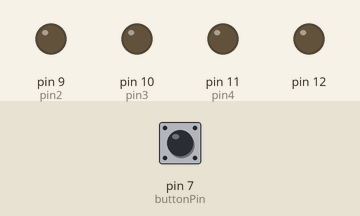
The sketch below on a simulated Arduino Uno, built with avr-gcc and run on an emulated ATmega328P. Parts: output pins drawn as LEDs (lit = HIGH). Dashed ring = blinking. Inputs (shaded band) come from the test bench; at power-on: pin 7 (buttonPin) LOW.

Above: at 1.4 s.
1.5 s: pin 7 (buttonPin) pulled HIGH for 1 s
At 3.9 s:
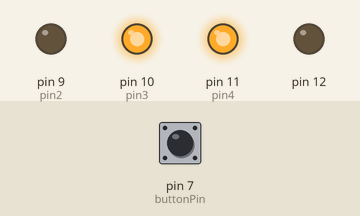
4.2 s: pin 7 (buttonPin) pulled HIGH for 0.35 s
At 5.5 s:
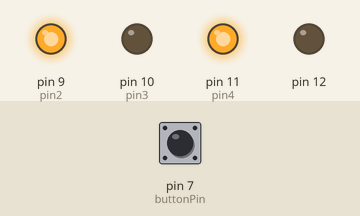
6.3 s: pin 7 (buttonPin) pulled HIGH for 0.35 s
At 8.1 s:
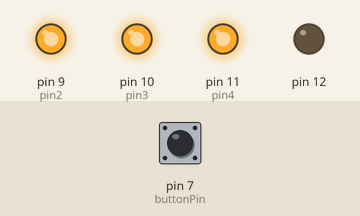
8.4 s: pin 7 (buttonPin) pulled HIGH for 3.2 s
At 9.15 s:
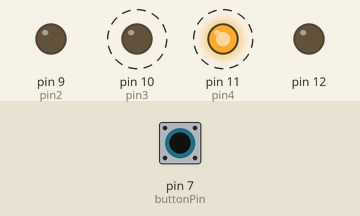
Timing chart, 0 to 12.3 s (numbered marks = the images above; inputs shaded):
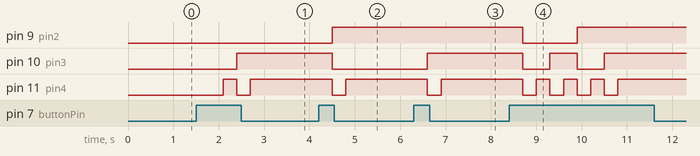

The sketch:

Task_5ledinbinary.ino
```cpp
//To glow led in binary manner till 15

bool statusPb;
int timer=1000;
int pin4=11;
int pin3=10;
int pin2=9;
int pin1=8;
int buttonPin=7;
int x=0;

void setup ()
{
  pinMode (7,INPUT);
  pinMode (12,OUTPUT);
  pinMode (11,OUTPUT);
  pinMode (10,OUTPUT);
  pinMode (9,OUTPUT);
}

void loop () {
    statusPb = digitalRead(buttonPin);
    delay(300);
    if(statusPb==1){
      x++;
    }
    switch(x){
      case 1:
      digitalWrite(pin1,LOW);
      digitalWrite(pin2,LOW);
      digitalWrite(pin3,LOW);
      digitalWrite(pin4,LOW);
      break;

      case 2:
      digitalWrite(pin1,LOW);
      digitalWrite(pin2,LOW);
      digitalWrite(pin3,LOW);
      digitalWrite(pin4,HIGH);
      break;

      case 3:
      digitalWrite(pin1,LOW);
      digitalWrite(pin2,LOW);
      digitalWrite(pin3,HIGH);
      digitalWrite(pin4,LOW);
      break;

      case 4:
      digitalWrite(pin1,LOW);
      digitalWrite(pin2,LOW);
      digitalWrite(pin3,HIGH);
      digitalWrite(pin4,HIGH);
      break;

      case 5:
      digitalWrite(pin1,LOW);
      digitalWrite(pin2,HIGH);
      digitalWrite(pin3,LOW);
      digitalWrite(pin4,LOW);
      break;

      case 6:
      digitalWrite(pin1,LOW);
      digitalWrite(pin2,HIGH);
      digitalWrite(pin3,LOW);
      digitalWrite(pin4,HIGH);
      break;

      case 7:
      digitalWrite(pin1,LOW);
      digitalWrite(pin2,HIGH);
      digitalWrite(pin3,HIGH);
      digitalWrite(pin4,LOW);
      break;

      case 8:
      digitalWrite(pin1,LOW);
      digitalWrite(pin2,HIGH);
      digitalWrite(pin3,HIGH);
      digitalWrite(pin4,HIGH);
      break;

      case 9:
      digitalWrite(pin1,HIGH);
      digitalWrite(pin2,LOW);
      digitalWrite(pin3,LOW);
      digitalWrite(pin4,LOW);
      break;

      case 10:
      digitalWrite(pin1,HIGH);
      digitalWrite(pin2,LOW);
      digitalWrite(pin3,LOW);
      digitalWrite(pin4,HIGH);
      break;

      case 11:
      digitalWrite(pin1,HIGH);
      digitalWrite(pin2,LOW);
      digitalWrite(pin3,HIGH);
      digitalWrite(pin4,LOW);
      break;

      case 12:
      digitalWrite(pin1,HIGH);
      digitalWrite(pin2,LOW);
      digitalWrite(pin3,HIGH);
      digitalWrite(pin4,HIGH);
      break;

      case 13:
      digitalWrite(pin1,HIGH);
      digitalWrite(pin2,HIGH);
      digitalWrite(pin3,LOW);
      digitalWrite(pin4,LOW);
      break;

      case 14:
      digitalWrite(pin1,HIGH);
      digitalWrite(pin2,HIGH);
      digitalWrite(pin3,LOW);
      digitalWrite(pin4,HIGH);
      break;

      case 15:
      digitalWrite(pin1,HIGH);
      digitalWrite(pin2,HIGH);
      digitalWrite(pin3,HIGH);
      digitalWrite(pin4,LOW);
      break;

      case 16:
      digitalWrite(pin1,HIGH);
      digitalWrite(pin2,HIGH);
      digitalWrite(pin3,HIGH);
      digitalWrite(pin4,HIGH);
      break;
  }
}
```

Measured:
- after the input at 1.5 s, pin 10 (pin3): LOW → HIGH after 0.90 s; pin 11 (pin4): LOW → HIGH after 0.60 s, → LOW 0.30 s later, → HIGH 0.30 s later
- after the input at 4.2 s, pin 9 (pin2): LOW → HIGH after 0.30 s; pin 10 (pin3): HIGH → LOW after 0.30 s; pin 11 (pin4): HIGH → LOW after 0.30 s, → HIGH 0.30 s later
- after the input at 6.3 s, pin 10 (pin3): LOW → HIGH after 0.30 s; pin 11 (pin4): HIGH → LOW after 0.30 s, → HIGH 0.30 s later
- after the input at 8.4 s, pin 9 (pin2): HIGH → LOW after 0.30 s, → HIGH 1.2 s later; pin 10 (pin3): alternates HIGH for 0.60 s and LOW for 0.60 s, 4 changes in all, then stays HIGH, starting after 0.30 s; pin 11 (pin4): alternates HIGH for 0.30 s and LOW for 0.30 s, 8 changes in all, then stays HIGH, starting after 0.30 s
